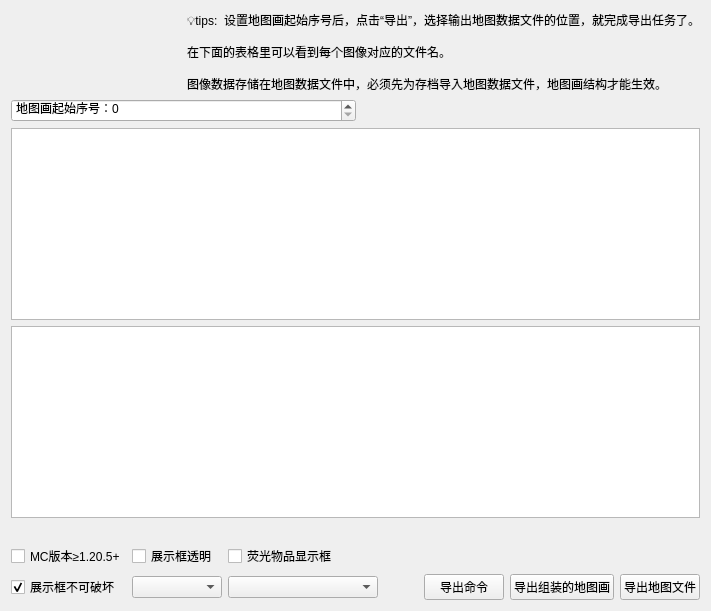
          <widget class="QWidget" name="page_export_data">
           <layout class="QGridLayout" name="gridLayout_23">
            <item row="2" column="0" colspan="3">
             <widget class="QTableView" name="tview_export_fileonly">
              <property name="alternatingRowColors">
               <bool>true</bool>
              </property>
              <attribute name="horizontalHeaderStretchLastSection">
               <bool>true</bool>
              </attribute>
             </widget>
            </item>
            <item row="3" column="0" colspan="3">
             <widget class="QPlainTextEdit" name="pte_command">
              <property name="sizePolicy">
               <sizepolicy hsizetype="Expanding" vsizetype="Preferred">
                <horstretch>0</horstretch>
                <verstretch>0</verstretch>
               </sizepolicy>
              </property>
              <property name="documentTitle">
               <string/>
              </property>
              <property name="readOnly">
               <bool>true</bool>
              </property>
              <property name="plainText">
               <string/>
              </property>
              <property name="placeholderText">
               <string>批量获得地图物品的指令</string>
              </property>
             </widget>
            </item>
            <item row="0" column="0">
             <widget class="QLabel" name="label_3">
              <property name="text">
               <string/>
              </property>
              <property name="pixmap">
               <pixmap>others/images/map_icon.png</pixmap>
              </property>
             </widget>
            </item>
            <item row="0" column="1" colspan="2">
             <widget class="QLabel" name="label_4">
              <property name="text">
               <string>💡tips:  设置地图画起始序号后，点击“导出”，选择输出地图数据文件的位置，就完成导出任务了。

在下面的表格里可以看到每个图像对应的文件名。

图像数据存储在地图数据文件中，必须先为存档导入地图数据文件，地图画结构才能生效。</string>
              </property>
              <property name="wordWrap">
               <bool>true</bool>
              </property>
             </widget>
            </item>
            <item row="1" column="0" colspan="3">
             <layout class="QHBoxLayout" name="horizontalLayout_4">
              <property name="topMargin">
               <number>0</number>
              </property>
              <item>
               <widget class="QSpinBox" name="sb_file_start_idx">
                <property name="sizePolicy">
                 <sizepolicy hsizetype="Expanding" vsizetype="Fixed">
                  <horstretch>0</horstretch>
                  <verstretch>0</verstretch>
                 </sizepolicy>
                </property>
                <property name="prefix">
                 <string>地图画起始序号：</string>
                </property>
                <property name="maximum">
                 <number>65536</number>
                </property>
               </widget>
              </item>
              <item>
               <spacer name="horizontalSpacer_2">
                <property name="orientation">
                 <enum>Qt::Orientation::Horizontal</enum>
                </property>
                <property name="sizeHint" stdset="0">
                 <size>
                  <width>40</width>
                  <height>20</height>
                 </size>
                </property>
               </spacer>
              </item>
             </layout>
            </item>
            <item row="4" column="0" colspan="3">
             <layout class="QGridLayout" name="gridLayout_26">
              <property name="topMargin">
               <number>20</number>
              </property>
              <item row="1" column="4">
               <widget class="QPushButton" name="pb_export_data_command">
                <property name="whatsThis">
                 <string>导出批量获得地图物品的命令（txt）</string>
                </property>
                <property name="text">
                 <string>导出命令</string>
                </property>
               </widget>
              </item>
              <item row="1" column="0">
               <widget class="QCheckBox" name="cb_fixed_frame">
                <property name="whatsThis">
                 <string>生存模式不可破坏展示框；移除它依附的方块，展示框也不会消失。</string>
                </property>
                <property name="text">
                 <string>展示框不可破坏</string>
                </property>
                <property name="checked">
                 <bool>true</bool>
                </property>
               </widget>
              </item>
              <item row="1" column="3">
               <spacer name="horizontalSpacer">
                <property name="orientation">
                 <enum>Qt::Orientation::Horizontal</enum>
                </property>
                <property name="sizeHint" stdset="0">
                 <size>
                  <width>40</width>
                  <height>20</height>
                 </size>
                </property>
               </spacer>
              </item>
              <item row="0" column="0">
               <widget class="QCheckBox" name="cb_mc_version_geq_1_20_5">
                <property name="whatsThis">
                 <string>1.20.5后，物品格式发生重大改变</string>
                </property>
                <property name="text">
                 <string>MC版本≥1.20.5+</string>
                </property>
               </widget>
              </item>
              <item row="0" column="2">
               <widget class="QCheckBox" name="cb_glowing_item_frame">
                <property name="whatsThis">
                 <string>采用荧光物品显示框</string>
                </property>
                <property name="text">
                 <string>荧光物品显示框</string>
                </property>
               </widget>
              </item>
              <item row="1" column="5">
               <widget class="QPushButton" name="pb_export_data_vanilla_structure">
                <property name="whatsThis">
                 <string>导出包含物品展示框的投影/结构方块文件</string>
                </property>
                <property name="text">
                 <string>导出组装的地图画</string>
                </property>
               </widget>
              </item>
              <item row="1" column="6">
               <widget class="QPushButton" name="pb_export_file">
                <property name="whatsThis">
                 <string>导出map_i.dat的地图数据文件</string>
                </property>
                <property name="text">
                 <string>导出地图文件</string>
                </property>
               </widget>
              </item>
              <item row="0" column="1">
               <widget class="QCheckBox" name="cb_invisible_frame">
                <property name="whatsThis">
                 <string>展示框背景将不可见</string>
                </property>
                <property name="text">
                 <string>展示框透明</string>
                </property>
               </widget>
              </item>
              <item row="1" column="1">
               <widget class="QComboBox" name="cb_map_direction">
                <property name="whatsThis">
                 <string>地图画可依附于方块的侧面、顶面和底面</string>
                </property>
                <property name="maxVisibleItems">
                 <number>13</number>
                </property>
                <property name="placeholderText">
                 <string>地图画方向</string>
                </property>
               </widget>
              </item>
              <item row="1" column="2">
               <widget class="QComboBox" name="cb_export_assembled_format">
                <property name="currentText">
                 <string/>
                </property>
                <property name="placeholderText">
                 <string>导出组装地图画的格式</string>
                </property>
                <item>
                 <property name="text">
                  <string>导出Litematica</string>
                 </property>
                </item>
                <item>
                 <property name="text">
                  <string>导出结构方块文件</string>
                 </property>
                </item>
               </widget>
              </item>
             </layout>
            </item>
           </layout>
          </widget>
